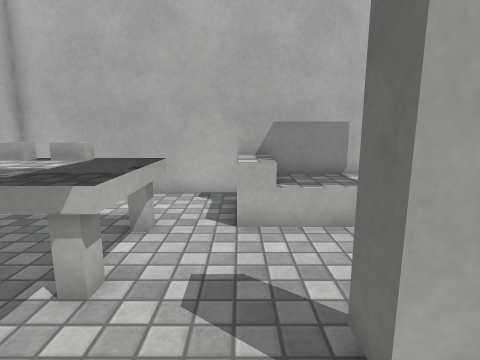
View 1 (above)

12 first-person views from a walk through a 3-D level made in the Unity game engine. The camera is 1.2 m above the floor, tilts 10° down and sees 80° across. The floor is counted in squares, 0.5 m on a side. Each view is taken from the middle of a square. On the plan, view 1 faces up. The plan holds only what a view shows up to about 18 squares ahead; the rest is blank. Surface patterns are stand-ins for the level's own textures.

View 2
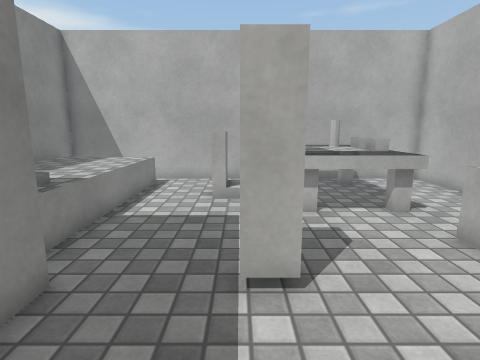

View 3
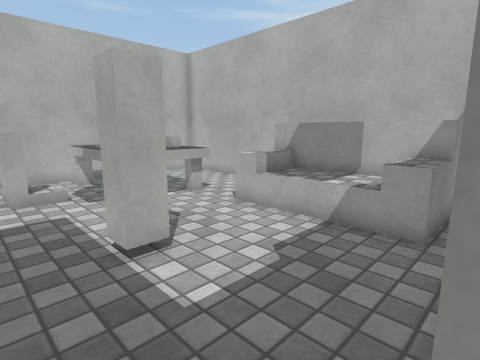

View 4
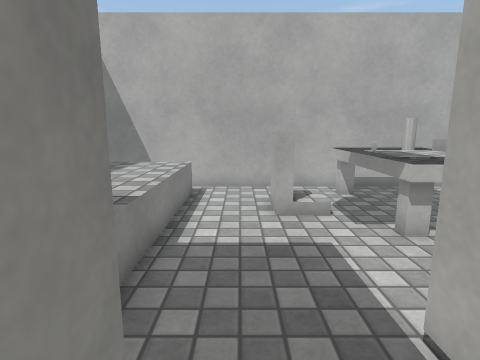

View 5
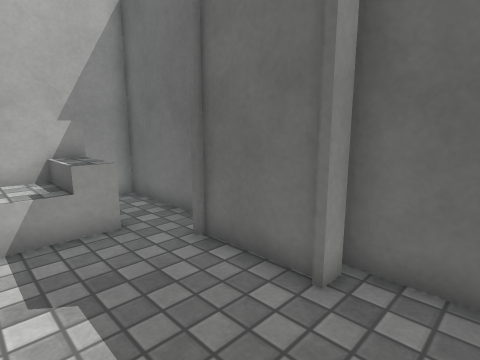

View 6
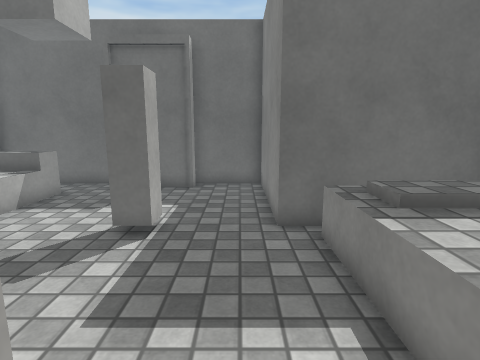

View 7
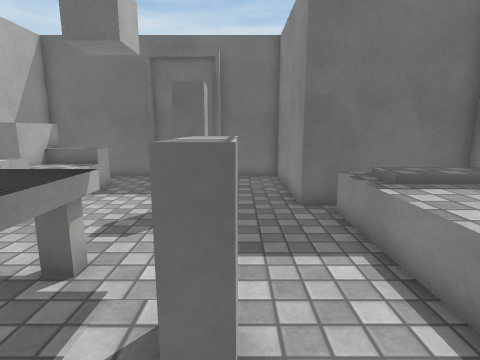

View 8
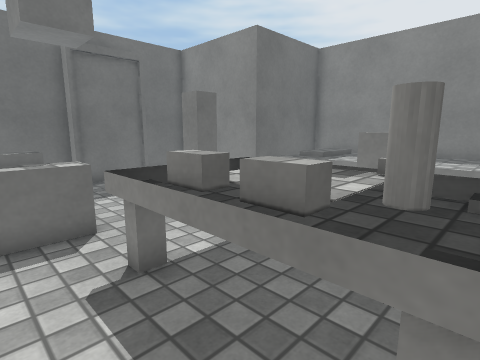

View 9
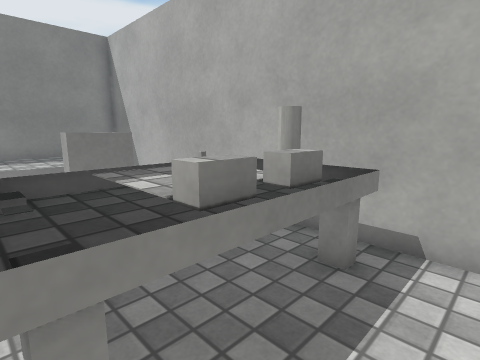

View 10
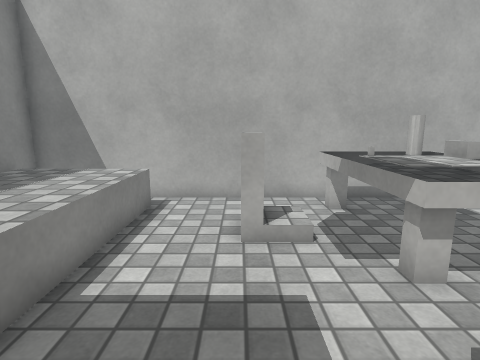

View 11
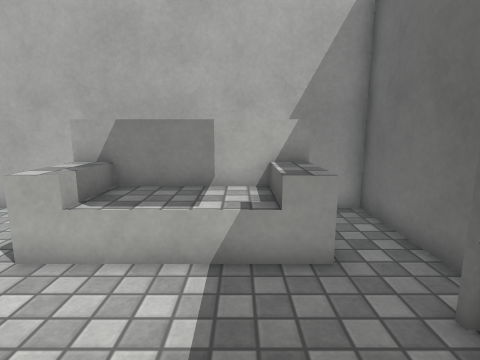

View 12
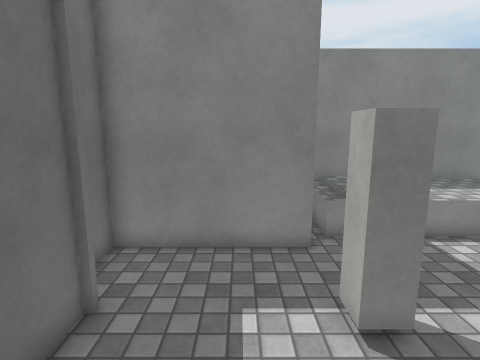

### Floor plan
Key: @ floor where view 1 was taken; # wall or solid block; . main floor; : floor 1.25 m higher than the main floor; / step, stairs or slope; = window, fence, low wall or low ledge; ^ raised ledge; O other object.
Columns run from 8 left of view 1 to 8 right of it. Each row starts with its distance up from view 1.
 11        #####
 10 #######     #####
  9 #.......:OOOO /.#
  8 #......./     ..#
  7 #======.O////O..#
  6 #^#^^^=.........#
  5 #^^^^^=........##
  4 #^^==^=........#
  3 #######..##....#
  2 #..==....##....##
  1 #..=#...........#
  0 #.......@.......#
 -1 #.........#######
 -2 #^^^^^^^^^#
 -3 #^^^^^^^^^#
 -4 #^^^^^^^^^#

Where each view was taken, in squares from view 1:
view 1: 0 up, 0 right, facing up
view 2: 2 up, 6 right, facing left
view 3: 0 up, 7 right, facing up-left
view 4: 0 up, 4 right, facing left
view 5: 0 up, 3 right, facing up-right
view 6: 0 up, 5 left, facing right
view 7: 1 up, 7 left, facing right
view 8: 9 up, 7 left, facing down-right
view 9: 9 up, 2 left, facing down-left
view 10: 1 up, 2 right, facing left
view 11: 2 up, 4 right, facing up
view 12: 7 up, 4 right, facing down
